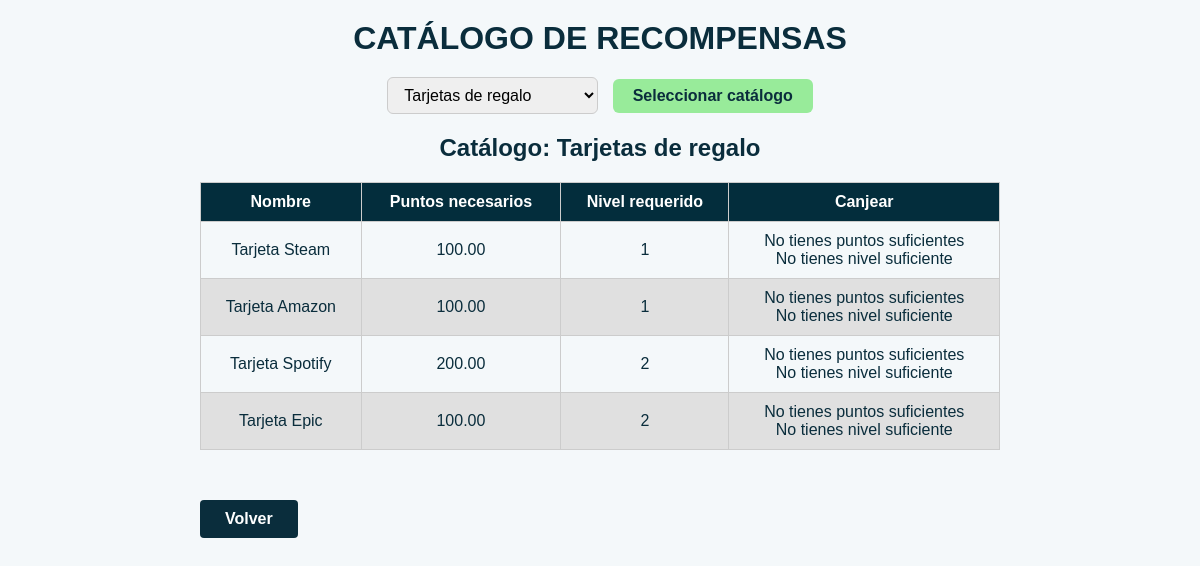
/catalogo.php, run on the app's committed database.
### tables this page shows
CREATE TABLE IF NOT EXISTS `Catalogo` (
  `idCatalogo` INT NOT NULL AUTO_INCREMENT,
  `nombreCatalogo` VARCHAR(45) NOT NULL,
  `activo` TINYINT NOT NULL DEFAULT 1,
  PRIMARY KEY (`idCatalogo`));

CREATE TABLE IF NOT EXISTS `Recompensa` (
  `idRecompensa` INT NOT NULL AUTO_INCREMENT,
  `nombre` VARCHAR(45) NOT NULL,
  `puntosNecesarios` DECIMAL(10,2) NOT NULL,
  `nivelRequerido` INT NOT NULL,
  `activo` TINYINT NOT NULL DEFAULT 1,
  `idCatalogo` INT NOT NULL,
  PRIMARY KEY (`idRecompensa`),
  INDEX `fk_Recompensa_Catalogo1_idx` (`idCatalogo` ASC),
  CONSTRAINT `fk_Recompensa_Catalogo1`
    FOREIGN KEY (`idCatalogo`)
    REFERENCES `Catalogo` (`idCatalogo`)
    ON DELETE NO ACTION
    ON UPDATE NO ACTION);

### web/catalogo.php (the view, shortened to what this page needs)
<?php
  require_once("conexion.php");
  $stmt = $conn->prepare("CALL sp_getCatalogos()");
  $stmt->execute();
  $catalogos = $stmt->get_result();
?>
<!DOCTYPE html>
<html lang="es">
<head>
</head>
<body>
  <div class="container">
    <div class="header">
      <h1>CATÁLOGO DE RECOMPENSAS</h1>
    </div>
    <form method="POST">
      <select name="catalogo">
        <?php
          while ($fila = $catalogos->fetch_assoc()) {
            $idCatalogo = $fila['idCatalogo'];
            $selected = (isset($_POST['catalogo']) && $_POST['catalogo'] == $idCatalogo) ? "selected" : "";
            echo "<option value='$idCatalogo' $selected>" . $fila['nombreCatalogo'] . "</option>";
          }
        ?>
      </select>
      <input type="submit" value="Seleccionar catálogo" />
    </form>
    <div class="cuerpo">
      <h2>
        Catálogo:
        <?php
          $catalogoSel = isset($_POST['catalogo']) ? $_POST['catalogo'] : 1;
          $stmt = $conn->prepare("SELECT nombreCatalogo as nombre FROM Catalogo WHERE idCatalogo=?;");
          $stmt->bind_param("i", $catalogoSel);
          $stmt->execute();
          $resultado = $stmt->get_result()->fetch_assoc();
          echo htmlspecialchars($resultado['nombre']);
        ?>
      </h2>
      <table>
        <thead>
          <tr>
            <th>Nombre</th>
            <th>Puntos necesarios</th>
            <th>Nivel requerido</th>
            <th>Canjear</th>
          </tr>
        </thead>
        <tbody>
          <?php
            $stmt = $conn->prepare("CALL sp_getRecompensasCatalogo(?);");
            $stmt->bind_param("i", $catalogoSel);
            $stmt->execute();
            $resultado = $stmt->get_result();
            while ($fila = $resultado->fetch_assoc()) {
              echo "<tr>";
              echo "<td>" . htmlspecialchars($fila['nombre']) . "</td>";
              echo "<td>" . htmlspecialchars($fila['puntosNecesarios']) . "</td>";
              echo "<td>" . htmlspecialchars($fila['nivelRequerido']) . "</td>";
              $idRecompensa = $fila['idRecompensa'];
              $stmt = $conn->prepare("CALL sp_verificarNivelUsuarioRecompensa(?, ?);");
              $stmt->bind_param("ii", $idRecompensa, $_SESSION['idUsuario']);
              $stmt->execute();
              $res = $stmt->get_result()->fetch_assoc();
              $nivelSuficiente = $res['respuesta'] == 1;
              $stmt = $conn->prepare("CALL sp_verificarPuntosUsuarioRecompensa(?, ?);");
              $stmt->bind_param("ii", $idRecompensa, $_SESSION['idUsuario']);
              $stmt->execute();
              $res = $stmt->get_result()->fetch_assoc();
              $puntosSuficientes = $res['respuesta'] == 1;
              echo "<td>";
              if ($nivelSuficiente && $puntosSuficientes) {
                echo "<a href='canjear.php?idRecompensa=$idRecompensa'>Canjear</a>";
              } else {
                if ($nivelSuficiente) {
                  echo "No tienes puntos suficientes";
                } else if ($puntosSuficientes) {
                  echo "No tienes nivel suficiente";
                } else {
                  echo "No tienes puntos suficientes<br>No tienes nivel suficiente";
                }
              }
              echo "</td>";
              echo "</tr>";
            }
          ?>
        </tbody>
      </table>
      <a href="index.php" class="btn-anterior">Volver</a>
    </div>
  </div>
</body>
</html>

### web/catalogo.php (style rules this page uses)
body { font-family: Arial, sans-serif; margin: 0; padding: 20px; background-color: #f4f8fa; color: #0a2d3c; }
.container { max-width: 800px; margin: auto; }
.header { text-align: center; margin-bottom: 20px; }
.header h1 { color: #0a2d3c; margin: 0; }
form { margin-bottom: 20px; text-align: center; }
select { padding: 8px 12px; border-radius: 6px; border: 1px solid #ccc; font-size: 1rem; min-width: 200px; }
input[type="submit"] { background-color: #98eb9a; color: #0a2d3c; font-weight: bold; padding: 8px 20px; border: none; border-radius: 6px; cursor: pointer; margin-left: 10px; font-size: 1rem; }
.cuerpo h2 { margin-top: 0; text-align: center; }
table { width: 100%; border-collapse: collapse; margin: 20px 0; text-align: center; }
thead { background-color: #032d3c; color: white; }
tbody tr:nth-child(even) { background-color: #e0e0e0; }
th, td { padding: 10px; border: 1px solid #ccc; }
a { color: #0a2d3c; text-decoration: none; font-weight: bold; }
.btn-anterior { display: inline-block; background-color: #0a2d3c; color: white; padding: 10px 25px; font-weight: bold; text-decoration: none; border-radius: 4px; margin-top: 30px; text-align: center; }

### data on the page
catalogo: nombreCatalogo "Tarjetas de regalo"
recompensa: nombre "Tarjeta Steam", puntosNecesarios "100.00", nivelRequerido "1"
recompensa: nombre "Tarjeta Amazon", puntosNecesarios "100.00", nivelRequerido "1"
recompensa: nombre "Tarjeta Spotify", puntosNecesarios "200.00", nivelRequerido "2"
recompensa: nombre "Tarjeta Epic", puntosNecesarios "100.00", nivelRequerido "2"

### other printed values
form field catalogo "Tarjetas de regalo"
